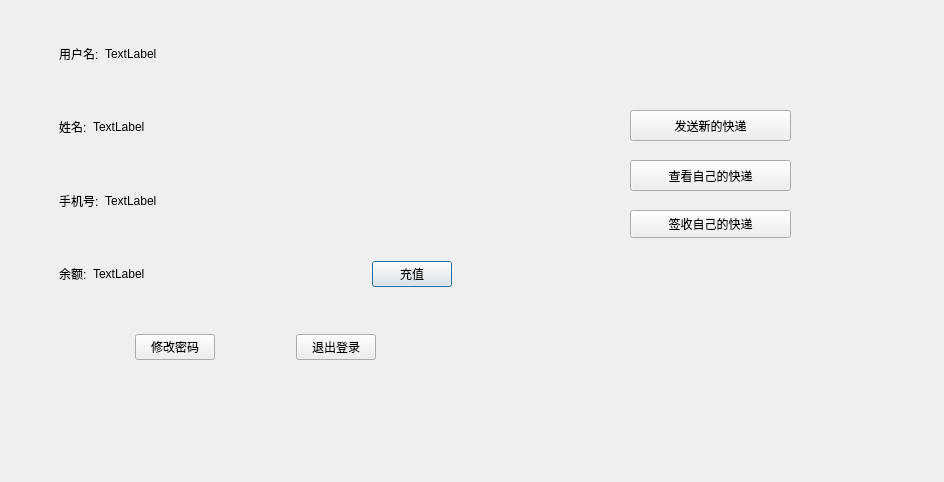
<?xml version="1.0" encoding="UTF-8"?>
<ui version="4.0">
 <class>ClientWindow</class>
 <widget class="QDialog" name="ClientWindow">
  <property name="geometry">
   <rect>
    <x>0</x>
    <y>0</y>
    <width>944</width>
    <height>482</height>
   </rect>
  </property>
  <property name="windowTitle">
   <string>Dialog</string>
  </property>
  <widget class="QWidget" name="widget_5" native="true">
   <property name="geometry">
    <rect>
     <x>50</x>
     <y>20</y>
     <width>411</width>
     <height>361</height>
    </rect>
   </property>
   <layout class="QVBoxLayout" name="verticalLayout">
    <item>
     <widget class="QWidget" name="widget" native="true">
      <layout class="QHBoxLayout" name="horizontalLayout">
       <item>
        <widget class="QLabel" name="label">
         <property name="text">
          <string>用户名:</string>
         </property>
        </widget>
       </item>
       <item>
        <widget class="QLabel" name="Username_Line">
         <property name="sizePolicy">
          <sizepolicy hsizetype="Preferred" vsizetype="Preferred">
           <horstretch>20</horstretch>
           <verstretch>0</verstretch>
          </sizepolicy>
         </property>
         <property name="text">
          <string>TextLabel</string>
         </property>
        </widget>
       </item>
      </layout>
     </widget>
    </item>
    <item>
     <widget class="QWidget" name="widget_2" native="true">
      <layout class="QHBoxLayout" name="horizontalLayout_2">
       <item>
        <widget class="QLabel" name="label_3">
         <property name="text">
          <string>姓名:</string>
         </property>
        </widget>
       </item>
       <item>
        <widget class="QLabel" name="NameLine">
         <property name="sizePolicy">
          <sizepolicy hsizetype="Preferred" vsizetype="Preferred">
           <horstretch>20</horstretch>
           <verstretch>0</verstretch>
          </sizepolicy>
         </property>
         <property name="text">
          <string>TextLabel</string>
         </property>
        </widget>
       </item>
      </layout>
     </widget>
    </item>
    <item>
     <widget class="QWidget" name="widget_4" native="true">
      <layout class="QHBoxLayout" name="horizontalLayout_4">
       <item>
        <widget class="QLabel" name="label_7">
         <property name="text">
          <string>手机号:</string>
         </property>
        </widget>
       </item>
       <item>
        <widget class="QLabel" name="PhoneNum_Line">
         <property name="sizePolicy">
          <sizepolicy hsizetype="Preferred" vsizetype="Preferred">
           <horstretch>20</horstretch>
           <verstretch>0</verstretch>
          </sizepolicy>
         </property>
         <property name="text">
          <string>TextLabel</string>
         </property>
        </widget>
       </item>
      </layout>
     </widget>
    </item>
    <item>
     <widget class="QWidget" name="widget_3" native="true">
      <layout class="QHBoxLayout" name="horizontalLayout_3">
       <item>
        <widget class="QLabel" name="label_5">
         <property name="text">
          <string>余额:</string>
         </property>
        </widget>
       </item>
       <item>
        <widget class="QLabel" name="Balance_Line">
         <property name="sizePolicy">
          <sizepolicy hsizetype="Preferred" vsizetype="Preferred">
           <horstretch>20</horstretch>
           <verstretch>0</verstretch>
          </sizepolicy>
         </property>
         <property name="text">
          <string>TextLabel</string>
         </property>
        </widget>
       </item>
       <item>
        <widget class="QPushButton" name="btn_addMoney">
         <property name="text">
          <string>充值</string>
         </property>
        </widget>
       </item>
      </layout>
     </widget>
    </item>
    <item>
     <widget class="QWidget" name="widget_6" native="true">
      <layout class="QHBoxLayout" name="horizontalLayout_5">
       <item>
        <spacer name="horizontalSpacer">
         <property name="orientation">
          <enum>Qt::Horizontal</enum>
         </property>
         <property name="sizeHint" stdset="0">
          <size>
           <width>41</width>
           <height>20</height>
          </size>
         </property>
        </spacer>
       </item>
       <item>
        <widget class="QPushButton" name="btnChangePassword">
         <property name="text">
          <string>修改密码</string>
         </property>
        </widget>
       </item>
       <item>
        <spacer name="horizontalSpacer_2">
         <property name="orientation">
          <enum>Qt::Horizontal</enum>
         </property>
         <property name="sizeHint" stdset="0">
          <size>
           <width>40</width>
           <height>20</height>
          </size>
         </property>
        </spacer>
       </item>
       <item>
        <widget class="QPushButton" name="btn_Exit">
         <property name="text">
          <string>退出登录</string>
         </property>
        </widget>
       </item>
       <item>
        <spacer name="horizontalSpacer_3">
         <property name="orientation">
          <enum>Qt::Horizontal</enum>
         </property>
         <property name="sizeHint" stdset="0">
          <size>
           <width>41</width>
           <height>20</height>
          </size>
         </property>
        </spacer>
       </item>
      </layout>
     </widget>
    </item>
   </layout>
  </widget>
  <widget class="QPushButton" name="btn_SendPkg">
   <property name="geometry">
    <rect>
     <x>630</x>
     <y>110</y>
     <width>161</width>
     <height>31</height>
    </rect>
   </property>
   <property name="text">
    <string>发送新的快递</string>
   </property>
  </widget>
  <widget class="QPushButton" name="btn_Check">
   <property name="geometry">
    <rect>
     <x>630</x>
     <y>160</y>
     <width>161</width>
     <height>31</height>
    </rect>
   </property>
   <property name="text">
    <string>查看自己的快递</string>
   </property>
  </widget>
  <widget class="QPushButton" name="btn_Recv">
   <property name="geometry">
    <rect>
     <x>630</x>
     <y>210</y>
     <width>161</width>
     <height>28</height>
    </rect>
   </property>
   <property name="text">
    <string>签收自己的快递</string>
   </property>
  </widget>
 </widget>
 <resources/>
 <connections/>
</ui>
